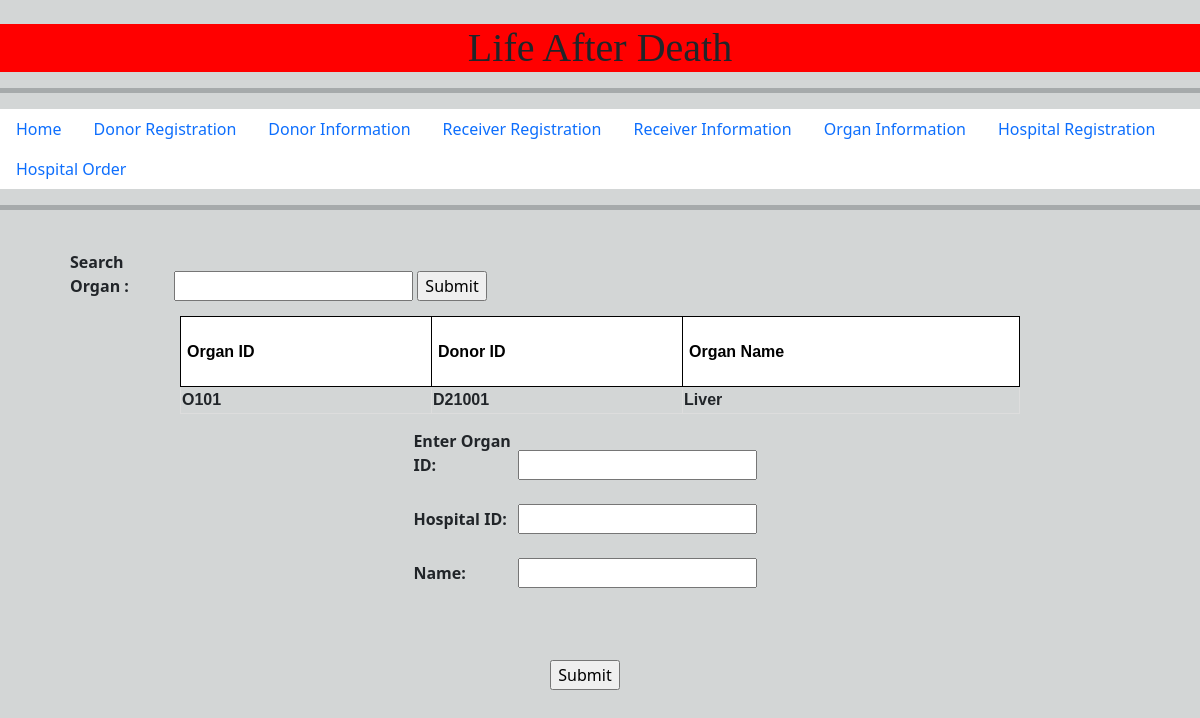
Page /orderby.php on the committed database.
### tables this page shows
CREATE TABLE `organ` (
  `ID` varchar(10) NOT NULL,
  `D_id` varchar(20) DEFAULT NULL,
  `Name` varchar(15) DEFAULT NULL
);

### src/orderby.php (the view, shortened to what this page needs)
<?php
require_once("include/navbar.php");
?>
<!DOCTYPE html>
<html lang="en">
<head>
</head>
<body>
<form action="searchINorderby.php" method="post" class="regform">
  <b>
    <label for="searchorgan">Search Organ :</label>
    <input type="text" id="organname" name="name">
    </b>
  <input type="submit" value="Submit">
</form>
</body>
</html>
<?php
include "config.php";
$result = mysqli_query($con,"SELECT * FROM organ");
echo "<center><table border='1'>
<tr>
<th>Organ ID</th>
<th>Donor ID</th>
<th>Organ Name</th>
</tr>";
while($row = mysqli_fetch_array($result))
{
echo "<tr>";
echo "<td>" . $row['ID'] . "</td>";
echo "<td>" . $row['D_id'] . "</td>";
echo "<td>" . $row['Name'] . "</td>";
echo "</tr>";
}
echo "</table><center>";
?>
<html>
<head>
</head>
<!DOCTYPE html>
<html lang="en">
<head>
</head>
<body>
<form action="orderby1.php" method="post" class="regform">
  <b>
<label for="organid">Enter Organ ID:</label>
     <input type="text" id="organid" name="ID"> <br><br>
     <label for="recid">Hospital ID:</label>
    <input type="text" id="recid" name="H_id"><br><br>
    <label for="recid">Name:</label>
    <input type="text" id="recid" name="O_name"><br><br>
<br>
<br>
    </b>
  <input type="submit" value="Submit">
</form>
</body>
</html>

### src/cssindex.css (style rules this page uses)
.regform { padding-left: 70px; padding-right: 100px; }

### src/orderby.php (style rules this page uses)
label { display: inline-block; width: 100px; text-align: left; }
table { margin: 15px; }
th { font-family: Arial, Helvetica, sans-serif; font-size: -5em; background: #FFFFFF; color: #000000; padding: 2px 6px; border-collapse: separate; border: 1px solid #000; }
td { font-family: Arial, Helvetica, sans-serif; font-size: -3em; border: 1px solid #DDD; font-weight: bold; }
table { width: 70%; }
th { height: 70px; }

### rows in the picture
organ: ID "O101", D "D21001", Name "Liver"
